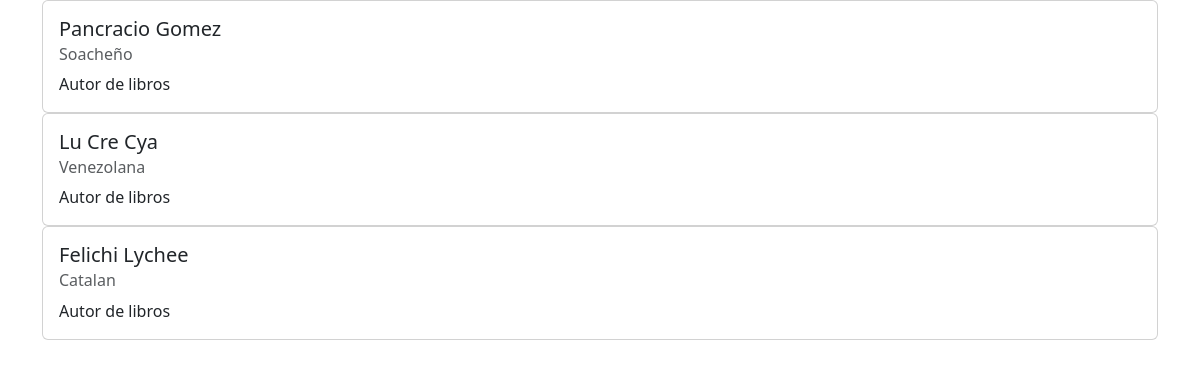
/books/autor, run on the app's committed database.
### books/models.py (models this page shows, shortened)
class Autor(models.Model):
    codigo_autor = models.CharField(max_length=6, primary_key=True)
    nombre_autor = models.CharField(max_length=50)
    nacionalidad = models.CharField(max_length=50)

### books/views.py (the view)
# urls.py: path("autor", views.autores, name="autor"),
def autores(request):
    autores = Autor.objects.all()
    context = {"autores":autores}
    return render(request, "autores.html",context)

### books/templates/autores.html (shortened to what this page needs)
<head>
    <link href="https://cdn.jsdelivr.net/npm/bootstrap@5.3.3/dist/css/bootstrap.min.css" rel="stylesheet">
</head>
<body>
<div class="container">
    {% for autor in autores %}
    <div class="card">
         <div class="card-body">
    <h5 class="card-title">{{ autor.nombre_autor }}</h5>
    <h6 class="card-subtitle mb-2 text-muted">{{ autor.nacionalidad }}</h6>
    <p class="card-text"> Autor de libros </p>
  </div>
    </div>
    {% endfor %}
</div>
</body>

### data on the page
Autor: nombre_autor "Pancracio Gomez", nacionalidad "Soacheño"
Autor: nombre_autor "Lu Cre Cya", nacionalidad "Venezolana"
Autor: nombre_autor "Felichi Lychee", nacionalidad "Catalan"
